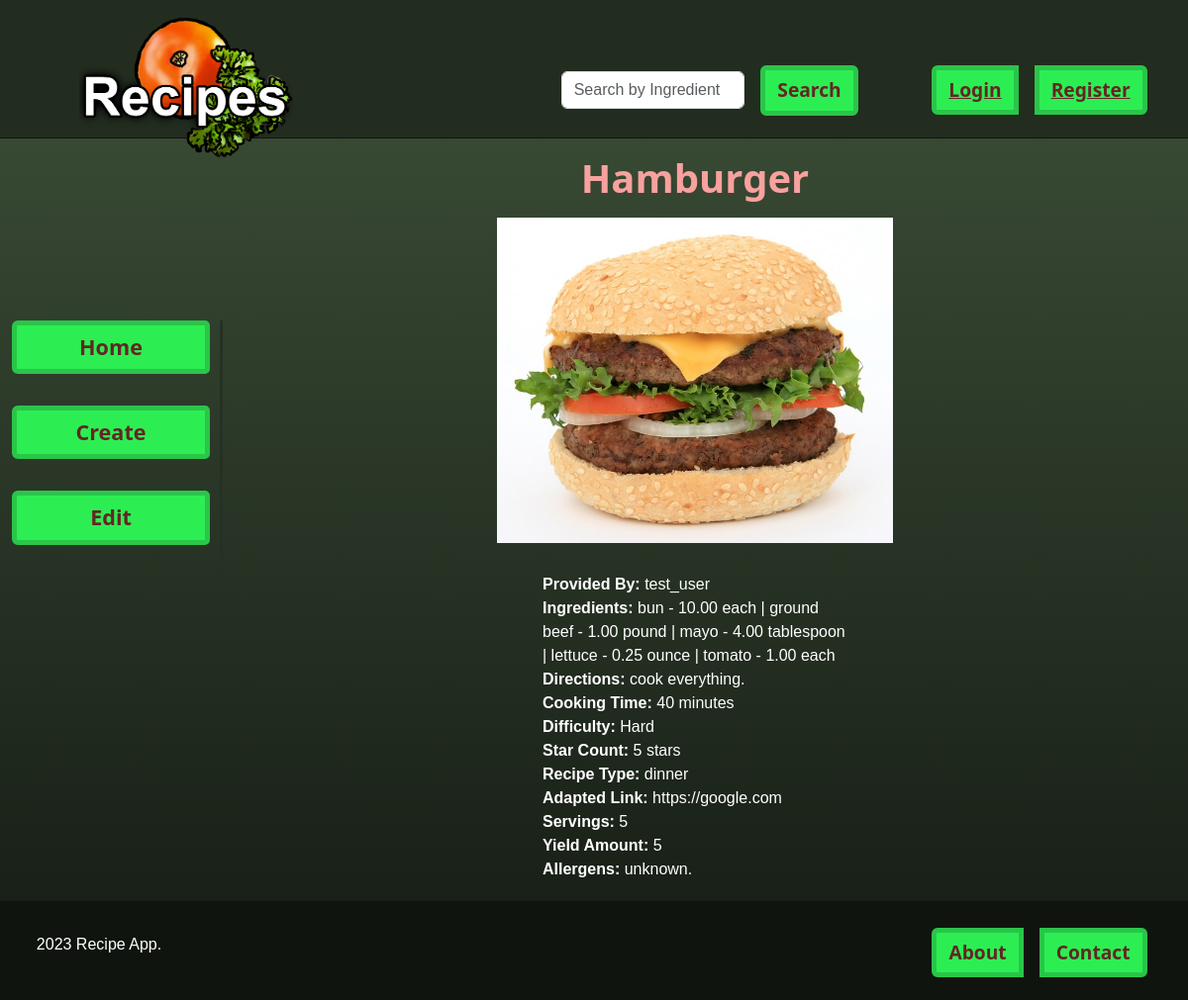
Page /list/1 on the earlier database version.
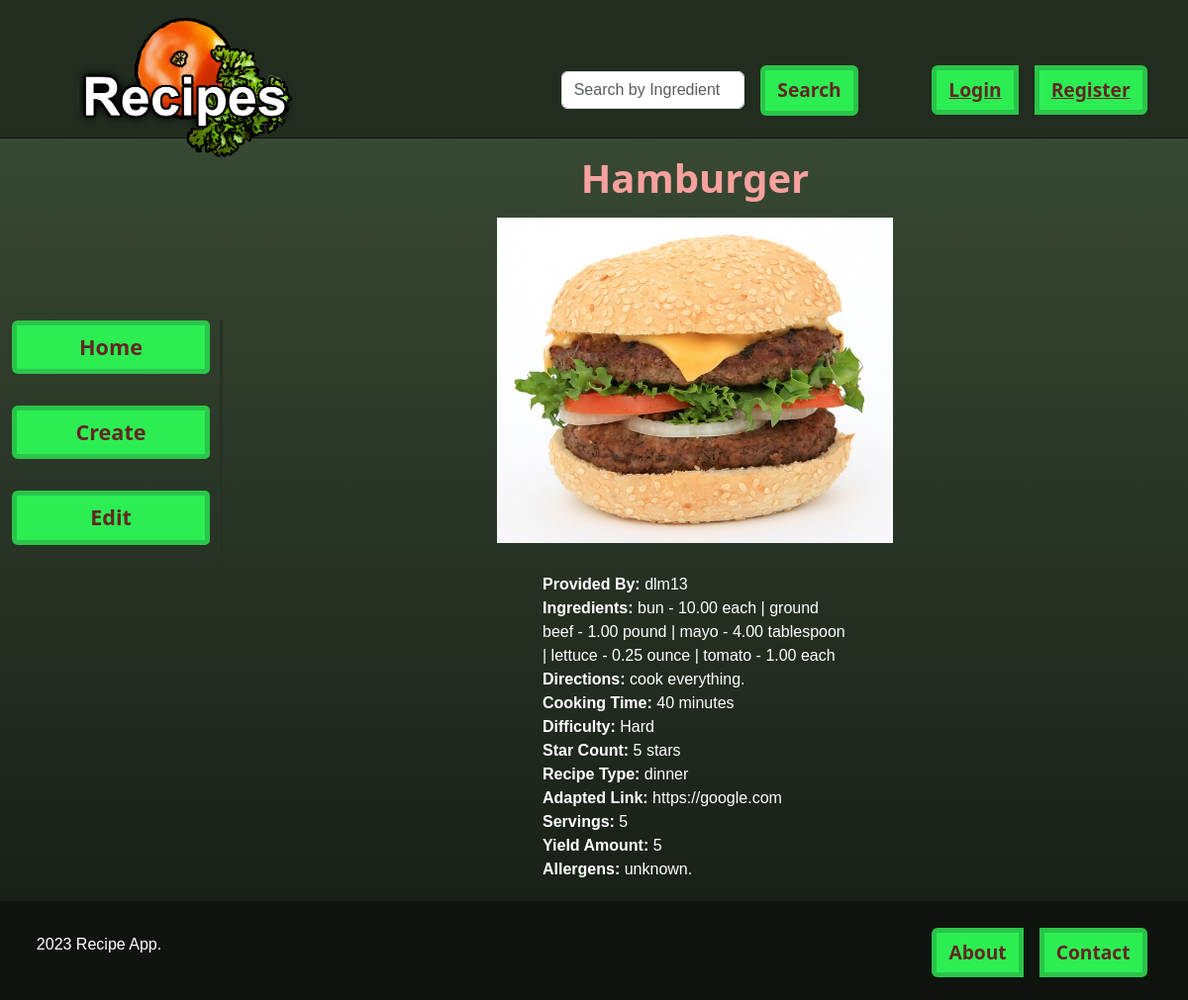
Same page on the later database version.
### recipe/models.py (models this page shows, shortened)
class Recipe(models.Model):
    id = models.AutoField(primary_key=True)
    title = models.CharField(max_length=255)
    user = models.ForeignKey(
        CustomUser,
        on_delete=models.CASCADE,
        related_name="recipes",
    )
    recipe_ingredients = models.ManyToManyField(
        "recipeingredient.RecipeIngredient",
        through="recipeingredientintermediary.RecipeIngredientIntermediary",
    )
    directions = models.TextField()
    cooking_time = models.PositiveIntegerField(null=True, blank=False)
    star_count = models.PositiveIntegerField(
        choices=[(i, i) for i in range(1, 6)], null=True, blank=False
    )
    recipe_type = models.CharField(max_length=100, choices=RECIPE_TYPES, blank=False)
    adapted_link = models.URLField(blank=True, null=True, default=None)
    servings = models.PositiveIntegerField(null=True, blank=False)
    yield_amount = models.IntegerField(blank=True, null=True, default=None)
    allergens = models.TextField(
        blank=True,
    )
    small_desc = models.TextField(
        max_length=200, default="No Description has been added currently."
    )
    pic = models.ImageField(upload_to="recipe", default="no_picture.jpg")
    def calculate_difficulty(self):
        try:
            ingredients_len = len(self.recipe_ingredients.all())
            if self.cooking_time < 10 and ingredients_len < 4:
                return "Easy"
            elif self.cooking_time < 10 and ingredients_len > 4:
                return "Medium"
            elif self.cooking_time >= 10 and ingredients_len < 4:
                return "Intermediate"
            elif self.cooking_time >= 10 and ingredients_len >= 4:
                return "Hard"
        except:
            print("Missing an appropriate cooking time or ingredients.")
            return "Missing cooking time or ingredients."

### customuser/models.py (models this page shows)
class CustomUser(AbstractUser):
    pic = models.ImageField(upload_to="user", default="no_picture.jpg")
    about_me = models.TextField()
    favorite_food = models.CharField(max_length=255)
    def __str__(self):
        return str(self.username)

### recipeingredient/models.py (models this page shows, shortened)
class RecipeIngredient(models.Model):
    id = models.AutoField(primary_key=True)
    ingredient = models.ForeignKey("ingredient.Ingredient", on_delete=models.CASCADE)
    calorie_content = models.DecimalField(max_digits=8, decimal_places=2)
    amount = models.DecimalField(
        max_digits=8, decimal_places=2, validators=[MinValueValidator(0)]
    )
    amount_type = models.CharField(max_length=100, choices=AMOUNT_TYPES)
    cost = models.DecimalField(
        max_digits=8, decimal_places=2, validators=[MinValueValidator(0)]
    )
    supplier = models.CharField(max_length=255)
    grams = models.DecimalField(
        max_digits=8, decimal_places=2, validators=[MinValueValidator(0)]
    )

### ingredient/models.py (models this page shows)
class Ingredient(models.Model):
    id = models.AutoField(primary_key=True)
    name = models.CharField(max_length=255, null=True, blank=False)
    def __str__(self):
        return str(self.name)

### recipe/views.py (the view)
# urls.py: path("list/<pk>", RecipeDetailView.as_view(), name="detail"),
class RecipeDetailView(DetailView):
    model = Recipe
    template_name = "recipe/recipe_detail.html"

### recipe/templates/recipe/recipe_detail.html (shortened to what this page needs)
{% extends "recipe/recipes_home.html" %}
{% load static %}
{% load custom_filters %}
{% block main %}
<div class="row" style="margin-top: 156px">
    <div class="col-2"></div>
    <div class="col-10">
        <main>
            <section class="container" style="color: white;">
                <div class="row">
                    <div class="col-12 card-title-style" style="text-align: center; justify-content: center;">
                        <h1><b>{{object.title}}</b></h1>
                        <img src="{{object.pic.url}}" style="padding-bottom: 6px; width: 400px;" />
                    </div>
                </div>
                <div class="row">
                    <div class="col-4"></div>
                    <div class="col-4" style="text-align: left; justify-content: left; padding-bottom: 20px;">
                        <br>
                        <b>Provided By: </b>{{object.user}}
                        <br>
                        <b>Ingredients: </b>
                        {% for ingredient in object.recipe_ingredients.all %}
                        {{ ingredient.ingredient }} - {{ ingredient.amount }} {{ ingredient.amount_type }}
                        {% if not forloop.last %}| {% endif %}
                        {% endfor %}
                        <br>
                        <b>Directions: </b>{{object.directions}}
                        <br>
                        <b>Cooking Time: </b>{{object.cooking_time}} minutes
                        <br>
                        <b>Difficulty: </b>{{object.calculate_difficulty}}
                        <br>
                        <b>Star Count: </b>{{object.star_count}} stars
                        <br>
                        <b>Recipe Type: </b>{{object.recipe_type}}
                        <br>
                        <b>Adapted Link: </b>{{object.adapted_link}}
                        <br>
                        <b>Servings: </b>{{object.servings}}
                        <br>
                        <b>Yield Amount: </b>{{object.yield_amount}}
                        <br>
                        <b>Allergens: </b>{{object.allergens}}
                    </div>
                    <div class="col-4"></div>
                </div>
            </section>
        </main>
    </div>
</div>
{% endblock %}

### recipe/templates/recipe/recipes_home.html (shortened to what this page needs)
{% load static %}
{% load custom_filters %}
<!DOCTYPE html>
<html lang="en">
<head>
    <link href="https://cdn.jsdelivr.net/npm/bootstrap@5.3.0-alpha1/dist/css/bootstrap.min.css" rel="stylesheet">
    <link rel="stylesheet" type="text/css" href="{% static 'css/styles.css' %}">
</head>
<body style="background:linear-gradient(#3D5038, #151b14)">
    {% block navbar %}
    <header>
        <div class="container">
            <nav class="navbar" style="position:absolute; top:0px; left: 0px; width: 100%">
                <div class="col-4">
                    <img class="img-fluid" style="width:240px; pointer-events: none;"
                        src="../../static/images/tomato-g820ca7bb9_640.png">
                </div>
                <div class="col-3">
                    <form class="form-inline">
                        <input class="form-control mr-2" type="text" name="ingredient"
                            placeholder="Search by Ingredient">
                        <button type="button" class="btn btn-primary" type="submit">Search</button>
                    </form>
                </div>
                <div class="col-3">
                    <div class="btn-group" role="group" aria-label="Button row" id="buttonContainer">
                        {% if user.is_authenticated %}
                        <button type="button" class="btn btn-primary mx-2"><a href="{%url 'logout' %}"> Logout
                            </a></button>
                        <button type="button" class="btn btn-primary mx-2"><a href="{%url 'your_profile' %}">
                                Profile
                            </a></button>
                        {% else %}
                        <button type="button" class="btn btn-primary mx-2"> <a href="{%url 'login' %}"> Login
                            </a></button>
                        <button id="signUpBtn" type="button" class="btn btn-primary mx-2" data-bs-toggle="popover"
                            data-bs-html="true">
                            <a href="{%url 'register' %}"> Register
                            </a>
                        </button>
                        {% endif %}
                    </div>
                </div>
            </nav>
        </div>
    </header>
    {% endblock %}
    {% block main %}{% endblock %}
    {% block footer %}
    <footer>
        <div class="container">
            <nav class="navbar" style="position:absolute; bottom: 15px; left: 0px; width: 100%">
                <div class="col-2">
                    <div class="container text-center">
                        <p>2023 Recipe App.</p>
                    </div>
                </div>
                <div class="col-3">
                    <div class="btn-group" role="group" aria-label="Button row">
                        <button type="button" class="btn btn-primary mx-2">About</button>
                        <button type="button" class="btn btn-primary mx-2">Contact</button>
                    </div>
                </div>
            </nav>
        </div>
    </footer>
    {% endblock %}
    {% block left-navbar %}
    <div class="left-navigation">
        <ul>
            <li><a href="/" class="btn btn-primary left-nav-button" type="submit">Home</a></li>
            <li><button class="btn btn-primary left-nav-button" type="submit">Create</button></li>
            <li><button class="btn btn-primary left-nav-button" type="submit">Edit</button></li>
        </ul>
    </div>
    {% endblock %}
</body>
</html>

### recipe/static/css/styles.css (style rules this page uses)
body, html { font-family: Arial, sans-serif; margin: 0; padding: 0; overflow-x: hidden; }
h1, h2, h3 { margin-bottom: 1rem; }
ul { list-style: none; padding: 0; margin: 0; }
:root { --primary-color: #2cee53; }
a { color: #632623; }
.btn-primary { color: #632623; font-family: system-ui, -apple-system, BlinkMacSystemFont, 'Segoe UI', Roboto, Oxygen, Ubuntu, Cantarell, 'Open Sans', 'Helvetica Neue', sans-serif; font-size: larger; font-weight: bold; background-color: var(--primary-color); border-color: var(--primary-color); border: 5px solid; border-color: #2ac549; }
header { z-index: 1; position: fixed; top: 0; left: 0; right: 0; height: 140px; background-color: #222c1ff8; color: #fff; text-align: center; border-bottom: 1px solid #0F140E; }
nav form { display: flex; align-items: center; gap: 1rem; }
main { display: flex; flex-direction: column; align-items: center; min-height: 580px; gap: 2rem; }
footer { position: relative; background-color: #0f140ee7; color: #fff; padding: 1rem; text-align: center; height: 100px; }
.left-navigation { position: fixed; min-width: 212px; padding-right: 10px; left: 12px; top: 32%; color: #fff; border-right: 3px solid #263223f8; }
.left-navigation li { font-size: large; margin-bottom: 2rem; text-align: center; align-items: center; justify-content: center; }
.left-nav-button { border-top-right-radius: 5px; border-bottom-right-radius: 5px; width: 200px; height: 100%; }
.card-title-style { color: #f8a19e; font-weight: lighter; font-family: system-ui, -apple-system, BlinkMacSystemFont, 'Segoe UI', Roboto, Oxygen, Ubuntu, Cantarell, 'Open Sans', 'Helvetica Neue', sans-serif }
#buttonContainer { height: 50px; }

Differences in the rows shown:
changed Recipe "Hamburger": user "test_user" → "dlm13"
